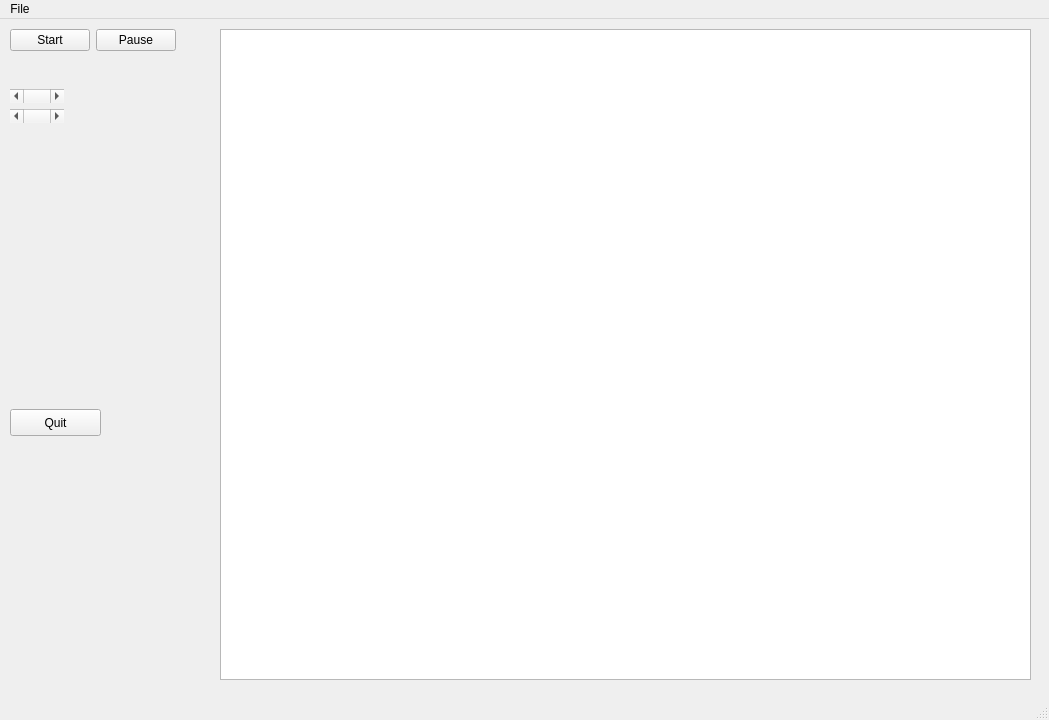
<?xml version="1.0" encoding="UTF-8"?>
<ui version="4.0">
 <class>mdGui</class>
 <widget class="QMainWindow" name="mdGui">
  <property name="geometry">
   <rect>
    <x>0</x>
    <y>0</y>
    <width>1049</width>
    <height>720</height>
   </rect>
  </property>
  <property name="windowTitle">
   <string>MainWindow</string>
  </property>
  <widget class="QWidget" name="centralwidget">
   <widget class="QWidget" name="verticalLayoutWidget">
    <property name="geometry">
     <rect>
      <x>10</x>
      <y>70</y>
      <width>191</width>
      <height>301</height>
     </rect>
    </property>
    <layout class="QVBoxLayout" name="verticalLayout">
     <property name="sizeConstraint">
      <enum>QLayout::SetFixedSize</enum>
     </property>
     <item>
      <widget class="QScrollBar" name="param1SB">
       <property name="orientation">
        <enum>Qt::Horizontal</enum>
       </property>
      </widget>
     </item>
     <item>
      <widget class="QScrollBar" name="param2SB">
       <property name="orientation">
        <enum>Qt::Horizontal</enum>
       </property>
      </widget>
     </item>
    </layout>
   </widget>
   <widget class="QWidget" name="horizontalLayoutWidget">
    <property name="geometry">
     <rect>
      <x>10</x>
      <y>10</y>
      <width>189</width>
      <height>41</height>
     </rect>
    </property>
    <layout class="QHBoxLayout" name="horizontalLayout">
     <property name="spacing">
      <number>6</number>
     </property>
     <property name="sizeConstraint">
      <enum>QLayout::SetFixedSize</enum>
     </property>
     <item>
      <widget class="QPushButton" name="buttonStart">
       <property name="text">
        <string>Start</string>
       </property>
      </widget>
     </item>
     <item>
      <widget class="QPushButton" name="buttonPause">
       <property name="text">
        <string>Pause</string>
       </property>
      </widget>
     </item>
    </layout>
   </widget>
   <widget class="QPushButton" name="buttonQuit">
    <property name="geometry">
     <rect>
      <x>10</x>
      <y>390</y>
      <width>91</width>
      <height>27</height>
     </rect>
    </property>
    <property name="text">
     <string>Quit</string>
    </property>
   </widget>
   <widget class="QGraphicsView" name="graphicsView">
    <property name="geometry">
     <rect>
      <x>220</x>
      <y>10</y>
      <width>811</width>
      <height>651</height>
     </rect>
    </property>
   </widget>
  </widget>
  <widget class="QMenuBar" name="menubar">
   <property name="geometry">
    <rect>
     <x>0</x>
     <y>0</y>
     <width>1049</width>
     <height>22</height>
    </rect>
   </property>
   <widget class="QMenu" name="menuFile">
    <property name="title">
     <string>File</string>
    </property>
    <addaction name="actionOpen"/>
    <addaction name="actionSave"/>
    <addaction name="separator"/>
    <addaction name="actionQuit"/>
   </widget>
   <addaction name="menuFile"/>
  </widget>
  <widget class="QStatusBar" name="statusbar"/>
  <action name="actionOpen">
   <property name="text">
    <string>Open</string>
   </property>
  </action>
  <action name="actionSave">
   <property name="text">
    <string>Save</string>
   </property>
  </action>
  <action name="actionQuit">
   <property name="text">
    <string>Quit</string>
   </property>
  </action>
 </widget>
 <resources/>
 <connections/>
</ui>
